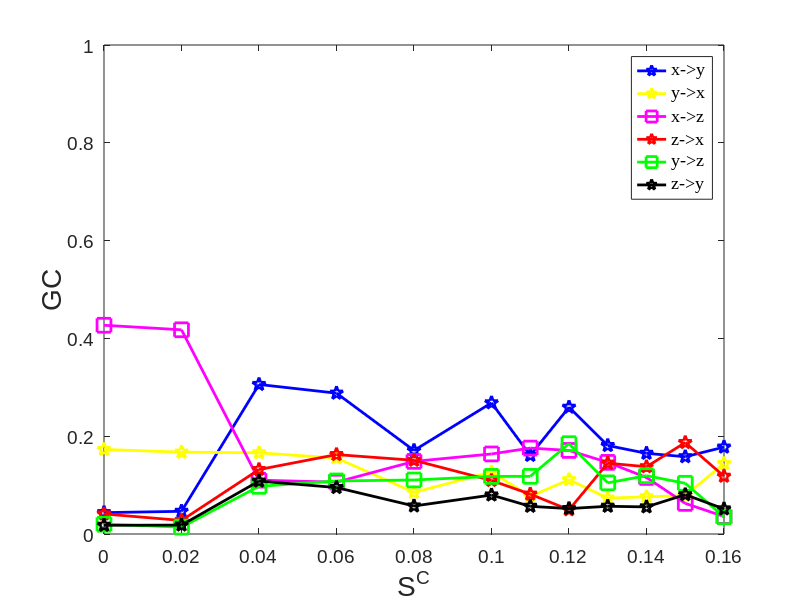

Write MATLAB code to recreate this figure.
%% Fig9_Case4_HH_Three_Neurons_KGC
% x->y, x->z
C=[0 0.02 0.04 0.06 0.08 0.1 0.11 0.12 0.13 0.14 0.15 0.16];
GC_xy=[0.0437 0.0464 0.3058 0.2880 0.1708 0.2682 0.1608 0.2592 0.1809 0.1650 0.1580 0.1777];  % 
GC_xz=[0.4269 0.4176 0.1101 0.1060 0.1485 0.1637 0.1757 0.1709 0.1465 0.1156 0.0626 0.0358];
GC_yx=[0.1729 0.1674 0.1660 0.1553 0.0852 0.1267 0.0769 0.1111 0.0734 0.0761 0.0784 0.1441];  %
GC_yz=[0.0200 0.0140 0.0975 0.1085 0.1105 0.1178 0.1179 0.1847 0.1046 0.1193 0.1037 0.0351];
GC_zx=[0.0410 0.0277 0.1318 0.1624 0.1507 0.1095 0.0815 0.0495 0.1449 0.1375 0.1870 0.1181];
GC_zy=[0.0178 0.0182 0.1082 0.0950 0.0573 0.0797 0.0566 0.0520 0.0567 0.0554 0.0805 0.0513];

% Plot
h0=figure;
clf;
plot(C,GC_xy,'MarkerSize',10,'Marker','p','LineWidth',2,...
'Color',[0 0 1]);hold on
plot(C,GC_yx,'MarkerSize',10,'Marker','p','LineWidth',2,...
'Color',[1 1 0]);
plot(C,GC_xz,'MarkerSize',10,'Marker','s','LineWidth',2,...
'Color',[1 0 1]);
plot(C,GC_zx,'MarkerSize',10,'Marker','p','LineWidth',2,...
'Color',[1 0 0]);
plot(C,GC_yz,'MarkerSize',10,'Marker','s','LineWidth',2,...
'Color',[0 1 0]);
plot(C,GC_zy,'MarkerSize',10,'Marker','p','LineWidth',2,...
'Color',[0 0 0]);
% Legend 
% Legend 
hleg1 =legend('x->y','y->x','x->z','z->x','y->z','z->y','northeast');
set(hleg1,'Location','northeast') 
set(hleg1,'FontName','Times New Roman','FontSize',18,'FontWeight','normal')
 
axis([0 0.16 0 1.00])
set(gca, 'XTick', 0:0.02:0.16); 
% set(gca, 'YTick',0:0.02:0.65);

% Create axis font size
set(gca,'FontName','Arial','FontSize',14)
% Create xlabel
xlabel({'S^C'},'FontSize',20,'FontName','Arial');
% Create ylabel
ylabel({'GC'},'FontSize',20,'FontName','Arial');

%%
print(h0,'-depsc2','-r300','KGC_HH_Three_Neurons_Fig9.eps')